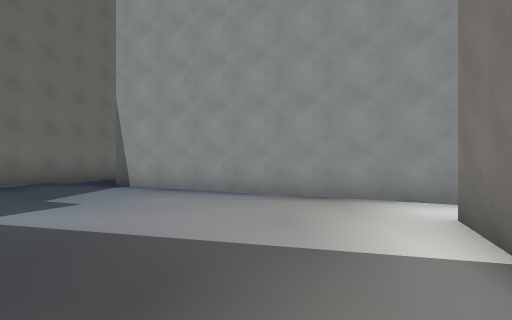
[1] (above)

24 first-person views from a walk through a 3-D level made in the Godot game engine. The camera is 1.5 m above the floor, looks level and sees 75° across. The floor is counted in squares, 2 m on a side. Each view is taken from the middle of a square. On the plan, view 1 faces up. The plan holds only what a view shows up to about 11 squares ahead; the rest is blank. The place goes on beyond the plan.

[2]
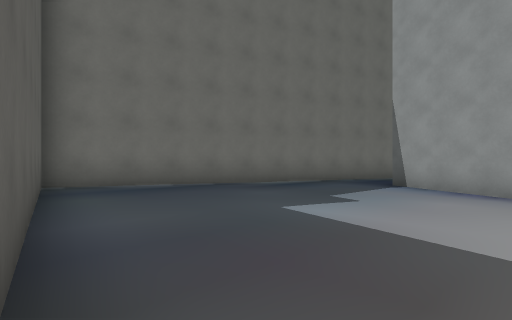

[3]
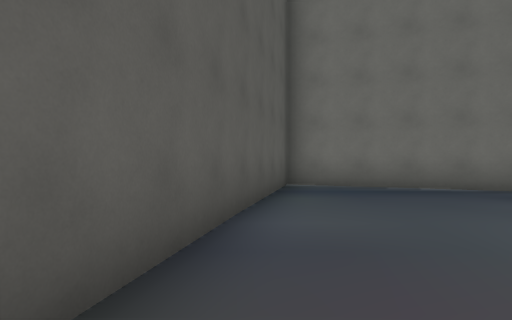

[4]
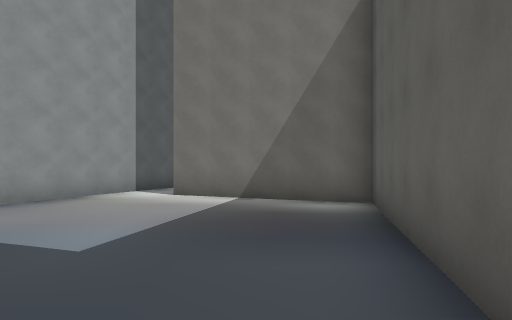

[5]
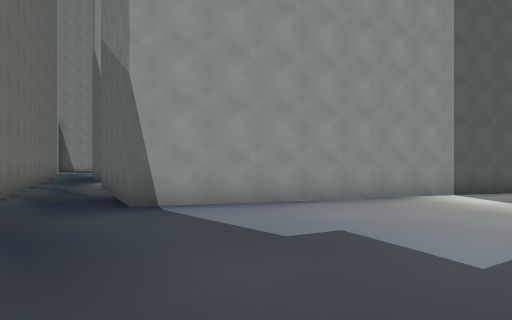

[6]
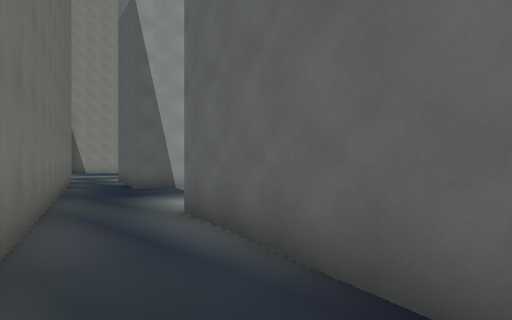

[7]
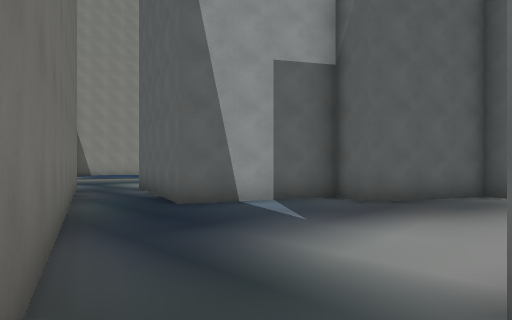

[8]
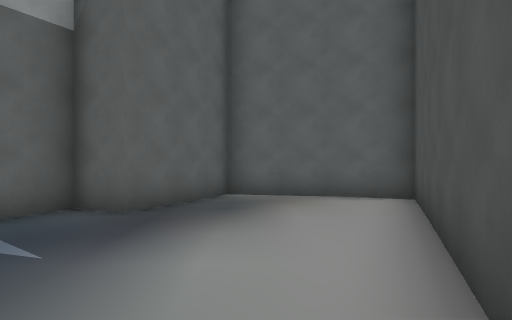

[9]
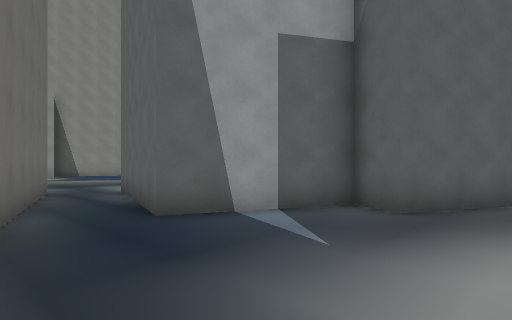

[10]
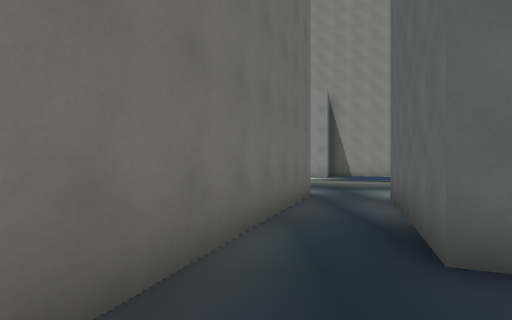

[11]
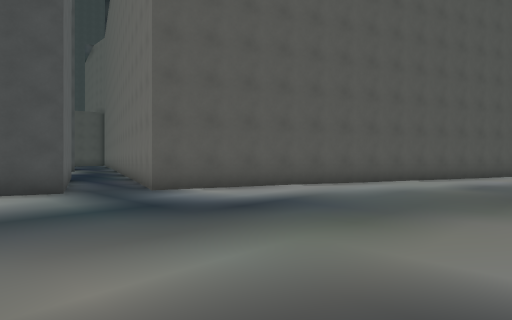

[12]
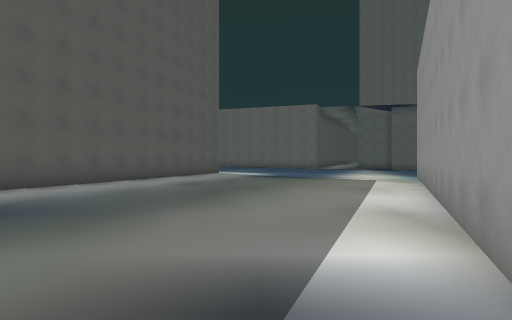

[13]
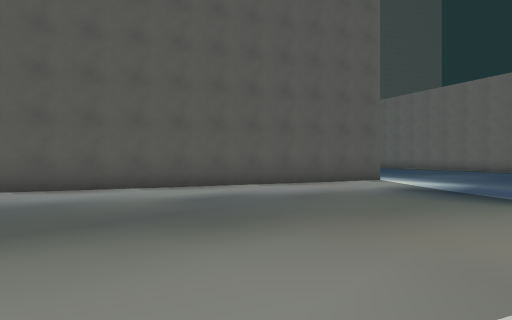

[14]
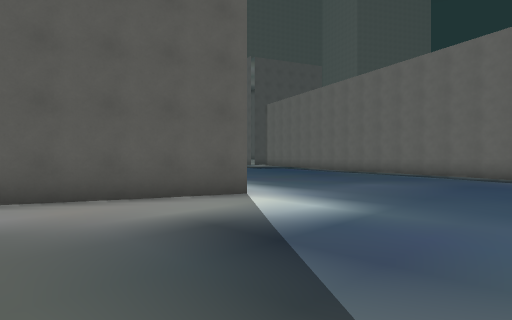

[15]
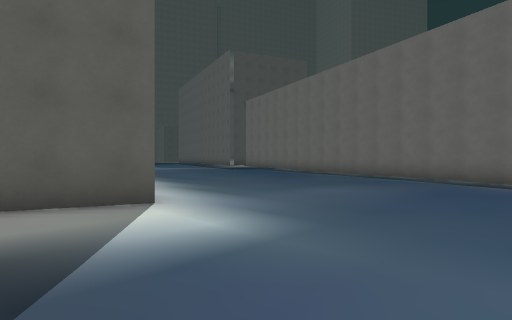

[16]
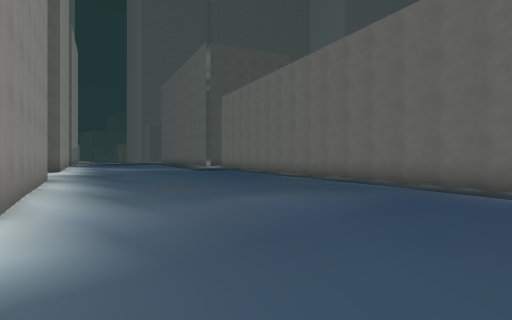

[17]
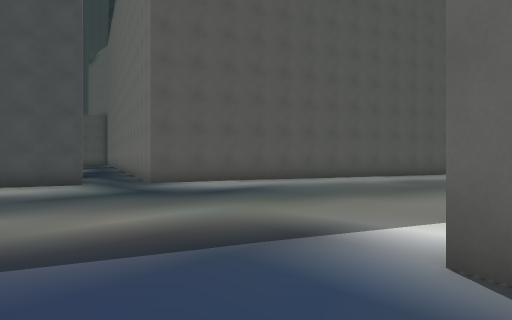

[18]
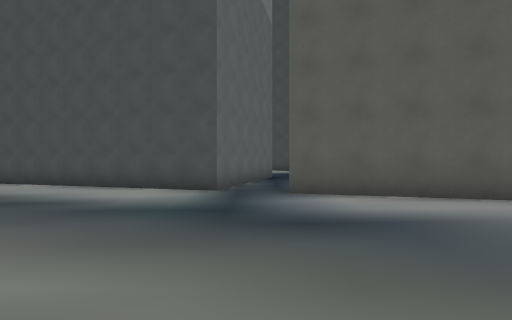

[19]
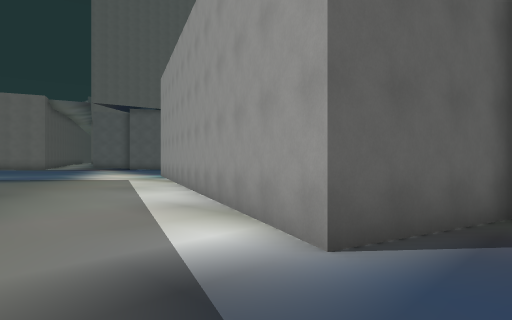

[20]
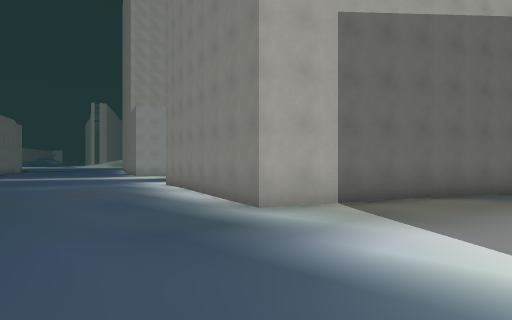

[21]
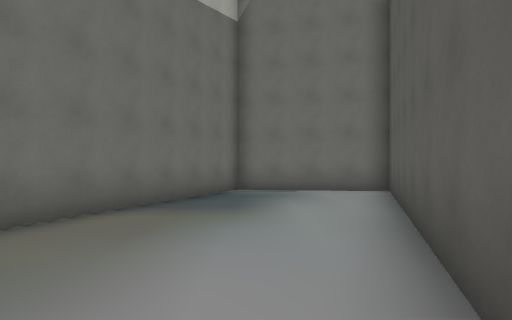

[22]
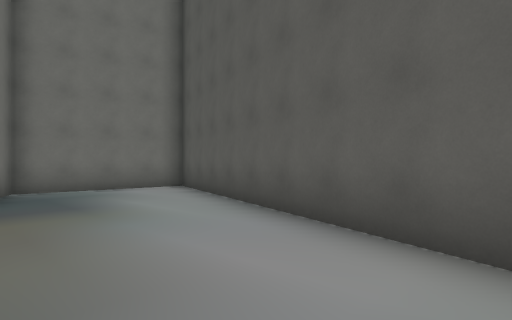

[23]
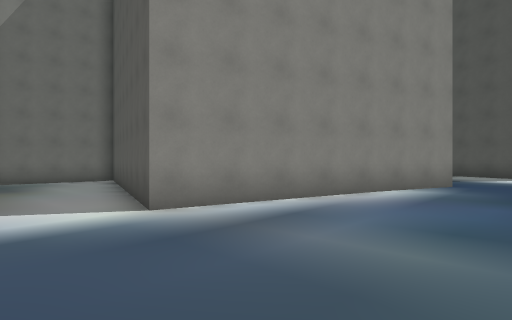

[24]
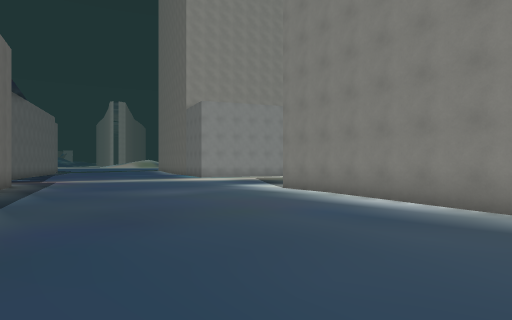

### Floor plan
Key: @ floor where view 1 was taken; # wall or solid block; . main floor; : floor 0.25 m higher than the main floor; - floor 0.25 m lower than the main floor; _ floor 0.5 m lower than the main floor.
Columns run from 22 left of view 1 to 4 right of it. Each row starts with its distance up from view 1.
 34  #..-------- ----___#####_
 33  #..-------------_____##___
 32 ##..-------------_________
 31 #...---------------________
 30 #....---------------_______
 29 #....-.--#----------_______
 28 ........####----------____
 27 ........#  ####---------__
 26 ........#     ###--------__
 25 .......##       ####-----__
 24 .......#           ###---__
 23  ......#            ##-##-_
 22 : .....###          #--####
 21   .......###        #-##
 20 : :........####    ##-#
 19  :::..........##   #--#
 18 :::::..........#   #--####
 17 :::::###......##  ##-----#
 16 :::::# ###....#   #.-----##
 15  :::##   ####.#   #....---#
 14  :::#       ###  ##......--
 13  :::#            #..#.....-
 12  ::##            #..####..#
 11  ::#            ##.##  ####
 10  :::            #..#
  9   ::            #..##
  8   ::           ##...###
  7   ::           #......###
  6                #......--###
  5               ##.....------
  4               #......----#-
  3               #......---##
  2               #.....----#
  1               ####..----#
  0                  #####@##
 -1                      ###

Where each view was taken, in squares from view 1:
view 1: 0 up, 0 right, facing up
view 2: 0 up, 0 right, facing up-left
view 3: 1 up, 0 right, facing left
view 4: 2 up, 6 left, facing right
view 5: 3 up, 6 left, facing up-right
view 6: 9 up, 5 left, facing up-right
view 7: 13 up, 4 left, facing up-right
view 8: 14 up, 3 left, facing right
view 9: 14 up, 3 left, facing up-right
view 10: 16 up, 2 left, facing up
view 11: 31 up, 3 right, facing down-left
view 12: 31 up, 3 right, facing left
view 13: 34 up, 3 left, facing down-left
view 14: 34 up, 9 left, facing down-left
view 15: 34 up, 11 left, facing down-left
view 16: 34 up, 13 left, facing down-left
view 17: 33 up, 4 right, facing down-left
view 18: 31 up, 0 right, facing down
view 19: 30 up, 3 right, facing up-left
view 20: 18 up, 20 left, facing up-right
view 21: 18 up, 17 left, facing right
view 22: 20 up, 17 left, facing down-right
view 23: 20 up, 22 left, facing down-right
view 24: 22 up, 22 left, facing up-right
